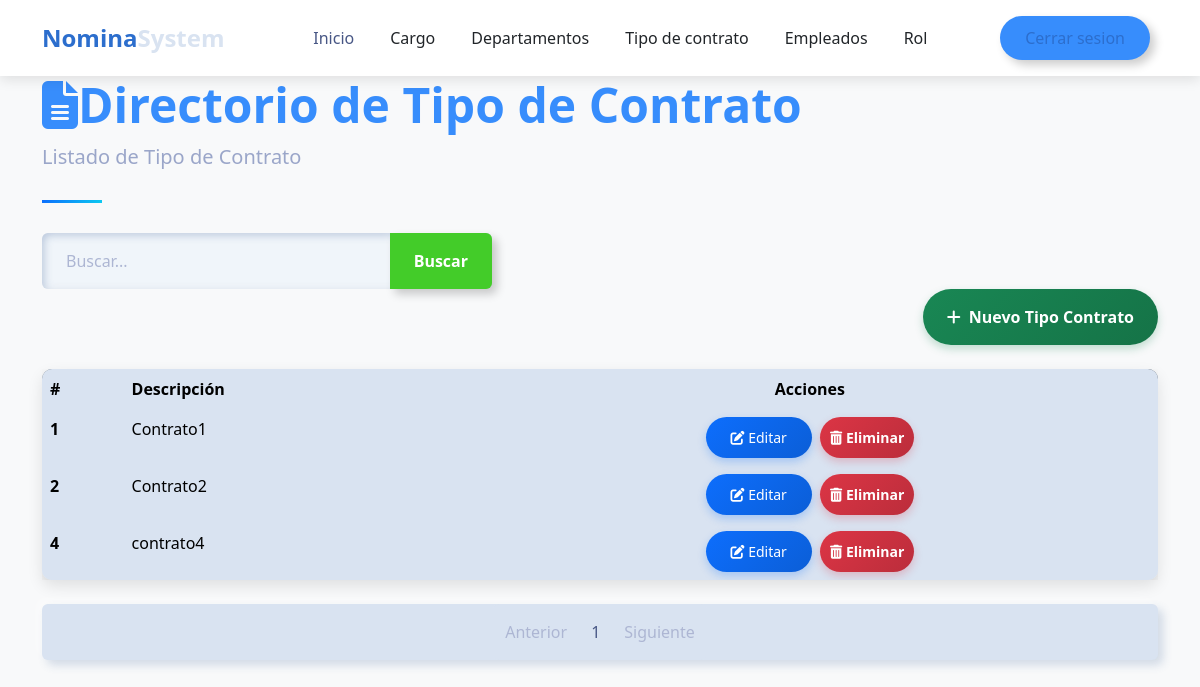
The page /payroll/list/contract/type/ (signed in) on the database its author committed.
### payroll/models.py (models this page shows, shortened)
class ContractType(models.Model):
    description = models.CharField(max_length=100)

### payroll/views/contract_type.py (the view)
# urls.py: path('list/contract/type/', contract_type.list_contract_type, name='list_contract_types'),
@login_required(login_url='sign_in')
def list_contract_type(request):
    try:
        query=request.GET.get('search',None)
        if query:
            contract_types=ContractType.objects.filter(description__icontains=query)
        else:
            contract_types=ContractType.objects.all()
        context=paginator(request,contract_types)
        return render(request,'contract_type/list_contract_types.html',context)
    except Exception as e:
        print(f"Error: {e}")
        return render(request,'contract_type/list_contract_types.html',{'error':'Error al buscar'})

### payroll/helpers/utilies.py (called while the page is built)
def paginator(request,objects):
    paginator=Paginator(objects,3)
    page_number=request.GET.get('page')
    registers=paginator.get_page(page_number)
    current_page = registers.number
    total_pages = paginator.num_pages
    pages_range = []
    for i in range(1, total_pages + 1):
        if abs(i - current_page) <= 2 or i == 1 or i == total_pages:
            pages_range.append(i)
    return {'registers': registers,'pages_range':pages_range,'current_page':current_page}

### template/contract_type/list_contract_types.html (shortened to what this page needs)
{% extends 'layout/base_nav.html' %}
{% load static %}
{% block extra_css %}
<link href="{% static 'css/tablestyle.css' %}" rel="stylesheet">
{% endblock %}
{% block content %}
<div class="container">
    <header class="page-header">
        <h1 class="display-5 fw-bold text-primary">
            <i class="fas fa-file-alt"></i>Directorio de Tipo de Contrato
        </h1>
        <p class="lead text-muted">Listado de Tipo de Contrato</p>
    </header>
    <form action="" style="max-width: 450px;">
        <div class="input-group">
            <input type="text" class="form-control" placeholder="Buscar..." name="search"
                value="{{ request.GET.search }}">
            <button class="btn btn-outline-success" data-bs-toggle="tooltip"
                data-bs-title="Escriba parte del cargo y click en buscar">
                Buscar
            </button>
        </div>
    </form>
    <div class="d-flex justify-content-end mb-4">
        <a class="btn btn-success" href="{% url 'payroll:create_contract_type' %}" style="color: white;">
            <i class="fas fa-plus me-2"></i>Nuevo Tipo Contrato
        </a>
    </div>
    <div class="card mb-4">
        <div class="card-body p-0">
            <div class="table-responsive">
                <table class="table table-hover mb-0">
                    <thead>
                        <tr>
                            <th scope="col">#</th>
                            <th scope="col">Descripción</th>
                            <th scope="col" class="text-center">Acciones</th>
                        </tr>
                    </thead>
                    <tbody>
                        {% for item in registers %}
                        <tr>
                            <th scope="row">{{item.id}}</th>
                            <td>{{item.description}}</td>
                            <td class="text-center">
                                <a href="{% url 'payroll:update_contract_type' item.id %}" class="btn btn-sm btn-primary me-1" style="color: white;">
                                    <i class="fas fa-edit"></i> Editar
                                </a>
                                <a href="{% url 'payroll:delete_contract_type' item.id %}" class="btn btn-sm btn-danger" style="color: white; padding: 10px;">
                                    <i class="fas fa-trash-alt"></i> Eliminar
                                </a>
                            </td>
                        </tr>
                        {% endfor %}
                    </tbody>
                </table>
            </div>
        </div>
    </div>
    {% include 'layout/paginator.html' %}
</div>
{% endblock %}

### static/css/home.css (style rules this page uses)
:root { --primary-color: #2c6ecd; --secondary-color: #19b3b3; --accent-color: #f8f9fa; --dark-color: #212529; --text-color: #495057; }
body { font-family: 'Poppins', sans-serif; color: var(--text-color); overflow-x: hidden; }
.btn-primary { background-color: var(--primary-color); border-color: var(--primary-color); padding: 10px 25px; border-radius: 50px; font-weight: 500; transition: all 0.3s ease; }

### static/css/tablestyle.css (style rules this page uses)
body { background-color: #f8f9fa; font-family: 'Segoe UI', Tahoma, Geneva, Verdana, sans-serif; }
.card { border-radius: 10px; box-shadow: 0 6px 15px rgba(0,0,0,0.1); transition: transform 0.3s, box-shadow 0.3s; }
.btn-primary { background: linear-gradient(135deg, #0d6efd, #0b5ed7); border: none; box-shadow: 0 4px 8px rgba(13, 110, 253, 0.25); transition: all 0.3s; }
.btn-success { background: linear-gradient(135deg, #198754, #157347); border: none; box-shadow: 0 4px 8px rgba(25, 135, 84, 0.25); transition: all 0.3s; }
.btn-danger { background: linear-gradient(135deg, #dc3545, #bb2d3b); border: none; box-shadow: 0 4px 8px rgba(220, 53, 69, 0.25); transition: all 0.3s; }
.table { border-radius: 10px; overflow: hidden; box-shadow: 0 5px 15px rgba(0,0,0,0.08); }
.table thead { background: linear-gradient(135deg, #6c757d, #495057); color: white; }
.table tbody tr { transition: background-color 0.3s; }
.page-header { position: relative; margin-bottom: 30px; padding-bottom: 15px; }
.page-header:after { content: ''; position: absolute; bottom: 0; left: 0; width: 60px; height: 3px; background: linear-gradient(135deg, #0d6efd, #0dcaf0); }

### rows shown on the page
ContractType: id "1", description "Contrato1"
ContractType: id "2", description "Contrato2"
ContractType: id "4", description "contrato4"

### other values the page prints
{{ page }} "1"
